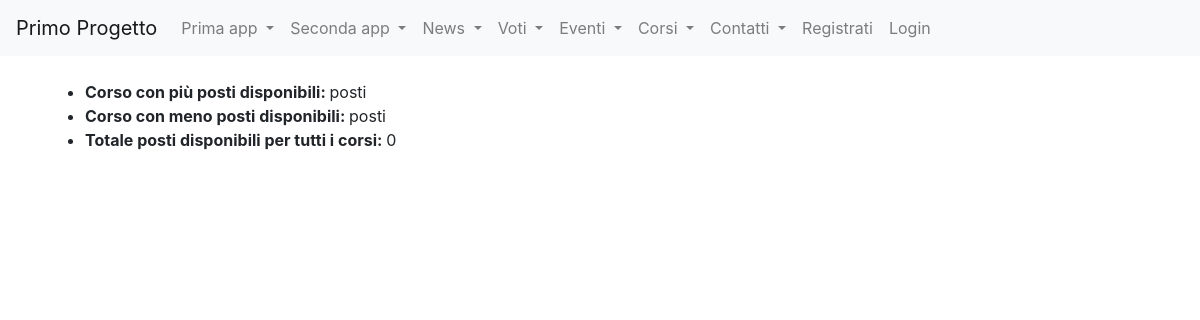
/corsi_formazione/viewF1/, run on an earlier commit of the app's database.
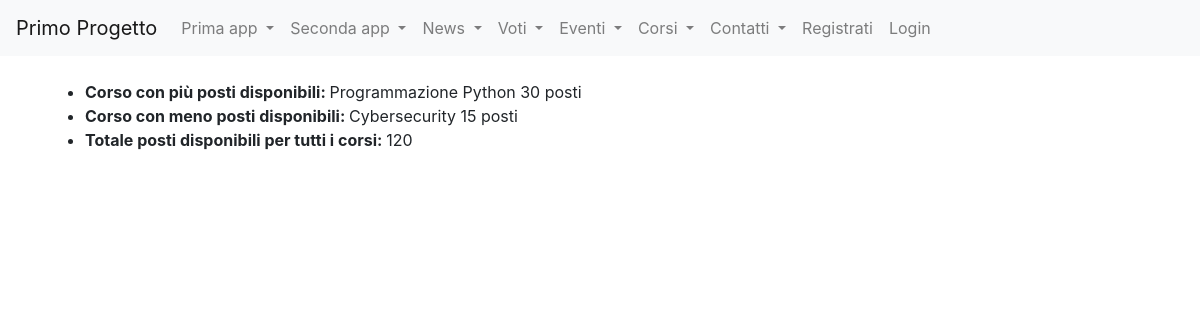
And on a later commit of the database.
### corsi_formazione/models.py (models this page shows, shortened)
class Corso(models.Model):
    titolo=models.CharField(max_length=50)
    descrizione=models.TextField()
    data_inizio=models.DateTimeField(default=datetime.now())
    data_fine=models.DateTimeField(default=datetime.now())
    posti_disponibili=models.IntegerField(default=0)
    class Meta:
        verbose_name="Corso"
        verbose_name_plural="Corsi"

### corsi_formazione/views.py (the view)
# urls.py: path("viewF1/", viewF1.as_view(), name="viewF1")
class viewF1(ListView): #con l' utilizzo dela classe ListView restituisco i corsi con max posti disponibili, min posti disponibili e totale posti disponibili
    model = Corso
    template_name = "viewF1.html"
    def get_context_data(self, **kwargs):
        context=super().get_context_data(**kwargs)
        context["corsoMax"] = Corso.objects.order_by('-posti_disponibili').first()
        context["corsoMin"] = Corso.objects.order_by('posti_disponibili').first()
        allCorsi= Corso.objects.all()
        tot=0
        for corso in allCorsi:
            tot+=corso.posti_disponibili
        context["posti_disponibili"]=tot
        return context

### corsi_formazione/templates/viewF1.html (shortened to what this page needs)
{% extends "base.html" %}
{% block content %}
    <ul>
        <li><strong>Corso con più posti disponibili: </strong>{{corsoMax.titolo}} {{corsoMax.posti_disponibili}} posti</li>
        <li><strong>Corso con meno posti disponibili: </strong>{{corsoMin.titolo}} {{corsoMin.posti_disponibili}} posti</li>
        <li><strong>Totale posti disponibili per tutti i corsi: </strong>{{posti_disponibili}}</li>
    </ul>
{% endblock content %}

What changed in the data, as far as the page shows it:
added Corso: titolo "Programmazione Python", posti_disponibili "30"
added Corso: titolo "Cybersecurity", posti_disponibili "15"
Also different on the page:
{{ posti_disponibili }}: "0" → "120"
